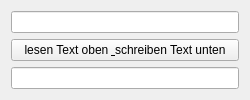
<?xml version="1.0" encoding="UTF-8"?>
<ui version="4.0">
 <class>MainWindow</class>
 <widget class="QMainWindow" name="MainWindow">
  <property name="geometry">
   <rect>
    <x>0</x>
    <y>0</y>
    <width>250</width>
    <height>100</height>
   </rect>
  </property>
  <property name="minimumSize">
   <size>
    <width>250</width>
    <height>100</height>
   </size>
  </property>
  <property name="maximumSize">
   <size>
    <width>250</width>
    <height>100</height>
   </size>
  </property>
  <property name="windowTitle">
   <string>Qt Übung 2</string>
  </property>
  <widget class="QWidget" name="centralWidget">
   <layout class="QVBoxLayout" name="verticalLayout">
    <item>
     <widget class="QLineEdit" name="topLineEdit"/>
    </item>
    <item>
     <widget class="QPushButton" name="centerPushButton">
      <property name="text">
       <string>lesen Text oben &amp; schreiben Text unten</string>
      </property>
     </widget>
    </item>
    <item>
     <widget class="QLineEdit" name="bottomLineEdit">
      <property name="readOnly">
       <bool>true</bool>
      </property>
     </widget>
    </item>
   </layout>
  </widget>
 </widget>
 <layoutdefault spacing="6" margin="11"/>
 <resources/>
 <connections/>
</ui>
